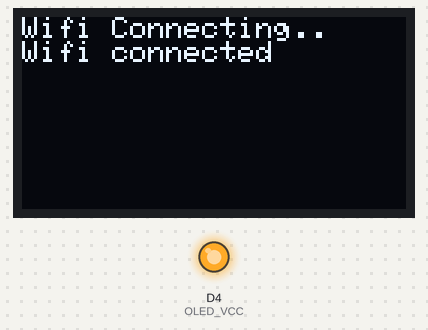
Simulated run of this program. Board: ESP8266 (Wemos D1 mini). On the bench: 128×64 one-colour display, output pins drawn as LEDs (lit = HIGH). WiFi joins after 1.5 s; servers stay silent unless stated; the display library's start-up logo is not drawn; what the program prints to the serial monitor is not drawn.

Above: at 1.9 s.

The program:

main.cpp
```cpp
#include <ESP8266wifi.h>
#include "oled.h"
#include <Wire.h>
#include <ESP8266HTTPClient.h>
#include <ESP8266httpUpdate.h>

String URL = "http://airbuild.azurewebsites.net/Update";

// WiFi settings
const char *ssid = "MSFTGUEST";

void setup()
{
    Serial.begin(9600);
    oled_setup();
    Serial.println("ESP8266 starting in normal mode");
    // Connect to WiFi
    oled_clear();
    oled_println("Wifi Connecting..");

    WiFi.begin(ssid); //, password);
    while (WiFi.status() != WL_CONNECTED)
    {
        delay(500);
        Serial.print(".");
    }
    Serial.println("");
    Serial.println("WiFi connected");
    oled_println("Wifi connected");
    // Print the IP address
    Serial.println(WiFi.localIP());
}

void checkUpdate()
{
    HTTPClient http;
    http.begin(URL);
    http.addHeader("HTTP_X_ESP8266_VERSION", "001");

    // start connection and send HTTP header
    int httpCode = http.GET();

    // httpCode will be negative on error
    if (httpCode > 0)
    {
        // HTTP header has been send and Server response header has been handled
        Serial.printf("[HTTP] GET... code: %d\n", httpCode);

        // file found at server
        if (httpCode == HTTP_CODE_OK)
        {
            String payload = http.getString();
            Serial.println(payload);
            oled_clear();
            oled_println(payload);
        }
    }
    else
    {
        Serial.printf("[HTTP] GET... failed, error: %s\n", http.errorToString(httpCode).c_str());
    }
    http.end();
}

void loop()
{
    HTTPUpdateResult ret = ESPhttpUpdate.update("http://airbuild.azurewebsites.net/Update", "002");

    switch(ret) {
        case HTTP_UPDATE_FAILED:
            Serial.println("[update] Update failed.");
            break;
        case HTTP_UPDATE_NO_UPDATES:
            Serial.println("[update] Update no Update.");
            break;
        case HTTP_UPDATE_OK:
            Serial.println("[update] Update ok."); // may not called we reboot the ESP
            break;
    }

    delay(2000);
}
```

oled.cpp
```cpp
#include <ESP8266WiFi.h> //https://github.com/esp8266/Arduino

#include <SPI.h>
#include <Wire.h>
#include <Adafruit_SSD1306.h>

#include <oled.h>

Adafruit_SSD1306 display(OLED_MOSI, OLED_CLK, OLED_DC, OLED_RESET, OLED_CS);

void oled_setup()
{
  pinMode(OLED_VCC, OUTPUT);
  digitalWrite(OLED_VCC, HIGH);

  // by default, we'll generate the high voltage from the 3.3v line internally! (neat!)
  display.begin(SSD1306_SWITCHCAPVCC, 0x3C); // initialize with the I2C addr 0x3C (for the 64x48)
  display.display();
  delay(200);

  // Clear the buffer.
  display.clearDisplay();

  display.setTextSize(1);
  display.setTextColor(WHITE);
  display.setCursor(0, 0);
}

void oled_clear()
{
  display.clearDisplay();
  display.setCursor(0, 0);
  display.display();
}
void oled_println(String str)
{
  display.println(str);
  display.display();
}
```

oled.h
```cpp
#define OLED_VCC   D4
#define OLED_MOSI  D2
#define OLED_CLK   D3
#define OLED_DC    3
#define OLED_CS    -1
#define OLED_RESET D1

void oled_setup();
void oled_clear();
void oled_println(String str);
```
